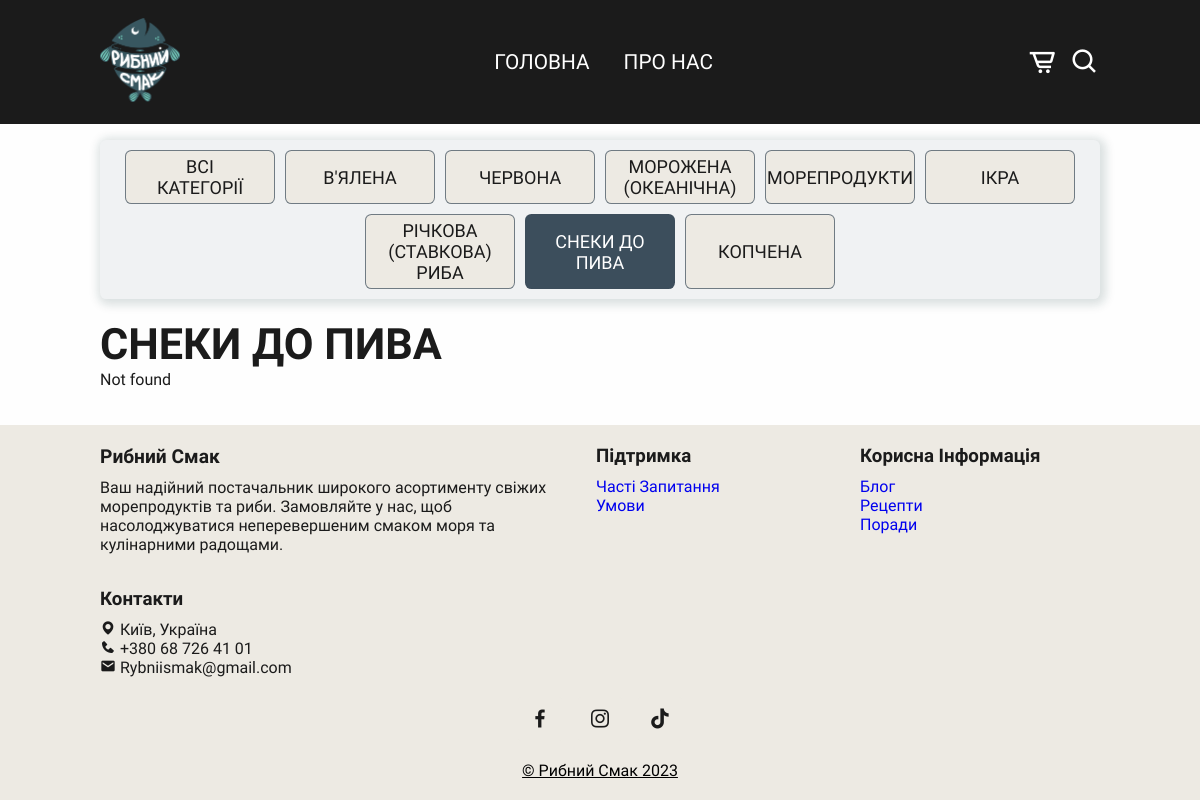
/products/sneki-do-piva, run on the app's committed database.
### store/models.py (models this page shows, shortened)
class Category(models.Model):
    name = models.CharField(max_length=150, verbose_name='Заголовок')
    slug = models.SlugField(unique=True, verbose_name='Слаг')
    image = models.ImageField(upload_to='categories/', verbose_name='Зображення')
    is_published = models.BooleanField(default=True, verbose_name='На сайті')
    dt_update = models.DateTimeField(auto_now=True, verbose_name='Змінено')
    alt = models.CharField(max_length=150, default='fish store', verbose_name='alt tag')
    def get_absolute_url(self):
        return reverse('store:products', args=(self.slug,))
    class Meta:
        verbose_name = 'категорію'
        verbose_name_plural = 'Категорії'
        ordering = ['dt_update', 'id']

### store/views.py (the view, shortened to what this page needs)
# urls.py: path('products/<slug:slug>', ProductsView.as_view(), name='products'),
class ProductsView(SingleObjectMixin, ListView):
    template_name = 'products.html'
    cats = Category.objects.filter(is_published=True)
    paginate_by = 5
    def get(self, request, *args, **kwargs):
        try:
            self.object = self.get_object(self.cats)
        except Http404:
            self.object = None
        return super().get(request, *args, **kwargs)
    def get_queryset(self):
        if self.object:
            return self.object.product_set.filter(is_published=True)
    def get_context_data(self, **kwargs):
        context = {
            "title": self.object.name if self.object else "Асортимент",
            "cats": self.cats,
        }
        return super().get_context_data(**kwargs, **context)

### store/templates/products.html (shortened to what this page needs)
{% extends "base.html" %}
{% load static %}
{% block menu %}
    <ul class="navbar animation-item">
        <li><a class="scroll-link" href="{% url 'store:index' %}#home">Головна</a></li>
        <li><a class="scroll-link" href="{% url 'store:index' %}#about">Про Нас</a></li>
    </ul>
{% endblock %}
{% block content %}
    <div class="categories-selector">
        <div class="categories-box">
            <div class="category-buttons">
                <a href="{% url 'store:products' 'all' %}"
                   class="category-button{% if not category %} chosen{% endif %}">Всі категорії</a>
                {% for cat in cats %}
                    <a href="{{ cat.get_absolute_url }}"
                       class="category-button{% if cat == category %} chosen{% endif %}">{{ cat.name }}</a>
                {% endfor %}
            </div>
        </div>
    </div>
    <section class="products" id="products">
        <div class="heading">
            {% if category %}
                <h2>{{ category.name }}</h2>
            {% elif request.GET.search %}
                <h2>Результати пошуку</h2>
            {% else %}
                <h2>Всі категорії</h2>
            {% endif %}
        </div>
        {% if object_list %}
        <div class="products-container">
            {% for product in object_list %}
                <div class="box" data-id="{{ product.id }}">
                    <img class="fish-image" data-description="{{ product.description }}"
                         src="{% if product.image %} {{ product.image.url }} {% else %} {% static 'img/ryb1.png' %} {% endif %}"
                         alt="Рибний Смак">
                    <h4>{{ product.category }}</h4>
                    <hr>
                    <h3 class="item-title">{{ product.name }}</h3>
                    <br>
                    <div class="content">
                        <span class="price-weight">{{ product.price|floatformat:"-2" }} грн/{{ product.measure }}</span>
                        <div class="counter">
                            <button class="counter_control" data-action="minus">-</button>
                            <div class="counter_amount" data-counter>1</div>
                            <button class="counter_control" data-action="plus">+</button>
                        </div>
                        <div class="cart-button-container">
                            <div data-cart>
                                <button data-cart class="add-cart-button">Додати в кошик</button>
                            </div>
                        </div>
                    </div>
                    <br>
                </div>
                <div id="image-modal" class="product-modal">
                    <div class="product-modal-content">
                        <span id="close" class="close">&times;</span>
                        <h4>{{ product.category }}</h4>
                        <h3>{{ product.name }}</h3>
                        <p class="product-modal-description"></p>
                        <img id="product-modal-image" class="product-modal-image" src="" alt="Modal Image">
                    </div>
                </div>
            {% endfor %}
        </div>
        {% else %}
            <div>Not found</div>
        {% endif %}
    </section>
{% endblock %}

### store/static/css/style.css (style rules this page uses)
* { font-family: 'Philosopher', sans-serif; margin: 0; padding: 0; box-sizing: border-box; scroll-padding-top: 4rem; scroll-behavior: smooth; list-style: none; text-decoration: none; }
:root { --main-color: rgba(60, 78, 92, 1); --main-color-border: rgba(60, 78, 92, 0.7); --second-color: #edeae3; --text-color: #1b1b1b; --bg-color: #fff; --main-blue-color: rgba(56, 90, 100, 0.08); --box-shadow: 2px 2px 10px 4px rgb(14 55 54 / 15%); }
section { padding: 20px 100px; }
body { display: flex; flex-direction: column; min-height: 100vh; margin: 0; color: var(--text-color); background-color: rgba(254, 254, 254); height: 100%; width: 100%; overflow: auto; -webkit-user-select: none; -moz-user-select: none; -ms-user-select: none; user-select: none; }
.navbar { display: flex; }
.navbar a { padding: 8px 17px; color: var(--bg-color); font-size: 1.3rem; text-transform: uppercase; font-weight: 500; }
.heading { font-size: 1.8rem; text-transform: uppercase; }
.categories-selector { margin-top: 140px; width: 100%; display: flex; flex-direction: column; align-items: center; justify-content: center; text-align: center; }
.categories-box { display: flex; margin-left: 100px; margin-right: 100px; position: relative; padding: 10px; flex-direction: column; justify-content: center; border-radius: 0.4rem; box-shadow: var(--box-shadow); align-items: stretch; height: 100%; background: rgba(56, 87, 96, 0.07); }
.category-buttons { display: flex; flex-wrap: wrap; justify-content: center; gap: 10px; }
.category-button { display: inline-flex; position: relative; width: 150px; text-align: center; justify-content: center; align-items: center; -webkit-transition-duration: 0.4s; transition-duration: 0.4s; text-decoration: none; overflow: hidden; cursor: pointer; padding: 5px 1rem; color: var(--text-color); border: 1px solid var(--main-color-border); border-radius: 0.4rem; text-transform: uppercase; font-size: 18px; -moz-user-select: none; -webkit-user-select: none; user-select: none; background: var(--second-color); }
.category-button.chosen { background: var(--main-color); color: var(--bg-color); }
.animation-item { transition: all 0.5s ease; transform: translateY(-100%); opacity: 0; }
.animation-item.show-item { transform: translateY(0); opacity: 1; }
.products .heading, .products .products-container { opacity: 0; transition: opacity 0.5s ease; }
.products .heading.show, .products .products-container.show { opacity: 1; }

### data on the page
Category: name "В'ЯЛЕНА"
Category: name "ЧЕРВОНА"
Category: name "МОРОЖЕНА (ОКЕАНІЧНА)"
Category: name "МОРЕПРОДУКТИ"
Category: name "ІКРА"
Category: name "РІЧКОВА (СТАВКОВА) РИБА"
Category: name "СНЕКИ ДО ПИВА"
Category: name "КОПЧЕНА"
